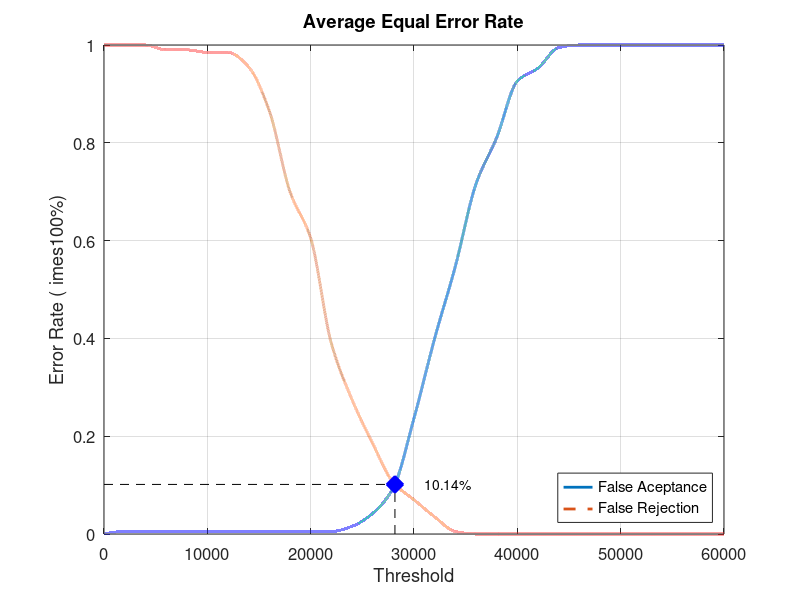
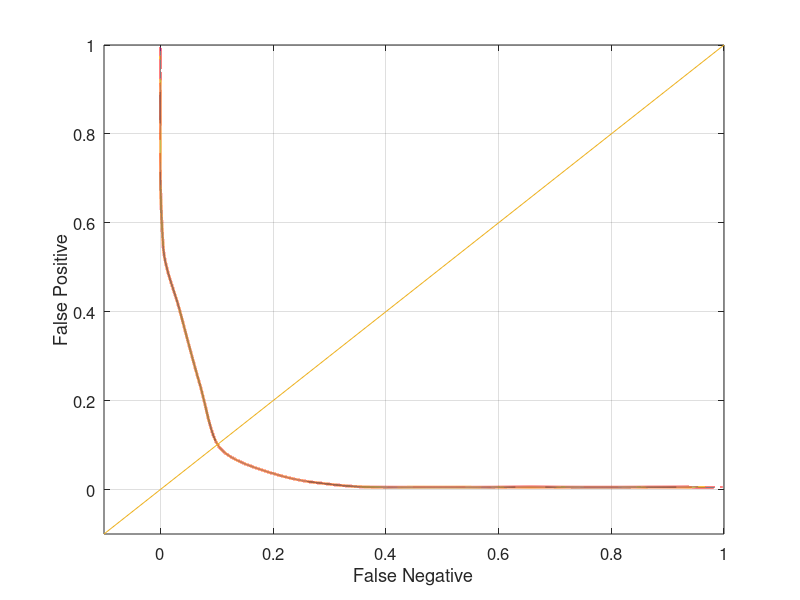

Write MATLAB code to recreate these figures, in order.
close all;
clear;
clc;
x = 0:2000:60000;
xq = 0:0.5:60000;

y0 = [0 0.00526316 0.00526316 0.00526316 0.00526316 0.00526316 0.00526316 0.00526316 0.00526316 0.00526316 0.00526316 0.00526316 0.0157895 0.0421053 0.0947368 0.236842 0.4 0.547368 0.715789 0.810526 0.926316 0.952632 0.994737 1 1 1 1 1 1 1 1]
yy0 = interp1(x, y0, xq, 'pchip');
y1 = [1 1 1 0.99 0.99 0.985 0.985 0.955 0.865 0.7 0.605 0.39 0.275 0.185 0.105 0.07 0.035 0.005 0 0 0 0 0 0 0 0 0 0 0 0 0]
yy1 = interp1(x, y1, xq, 'pchip');

% Calculating EER: 
y2 = abs(y0 - y1);
find(y2 == min(y2))
yy2 = abs(yy0 - yy1);
xEER = find(yy2 == min(yy2));
xEERIndex = xq(xEER) % X-axis EER
yEER = yy0(xEER) % Y-axis EER

main = figure
plot(xq, yy0,'-','LineWidth', 2);	hold on
plot(xq, yy1,'--','LineWidth', 2);	hold on
plot([xEERIndex xEERIndex], [0 yEER], 'k--');	hold on
plot([0 xEERIndex], [yEER yEER], 'k--');	hold on
plot(xEERIndex, yEER, 'bx', 'LineWidth', 10);	hold on
text(xEERIndex + 10 * xEERIndex / 100, yEER, [num2str(round((10000 * yEER)) / 100) '%'])
legend('False Aceptance', 'False Rejection', 'Location', 'SouthEast')
xlabel('Threshold')
ylabel('Error Rate (	imes100%)')
title('Average Equal Error Rate')
set(gca, 'FontSize', 12)
axis([0 60000 0 1])
grid on

print(main, 'Database2_3Main', '-dpng');
FNRxFPR = figure('Color', [1 1 1]);
plot(yy1, yy0, '-', yy1, yy0, 'LineWidth', 2);
hold on
y = -0.1:0.1:1
plot(y, y); 
set(gca, 'FontSize', 12)
xlabel('False Negative')
ylabel('False Positive')
axis([-0.1 1 -0.1 1])
set(gca, 'FontSize', 12)
grid on

print(FNRxFPR, 'Database2_3FNRxFPR','-dpng');
